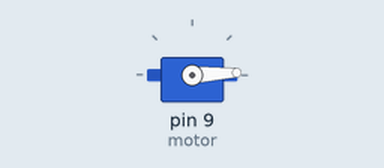
Bench run of a sketch on a simulated Arduino Nano, built with avr-gcc and run on an emulated ATmega328P. Shown: servo.

Above: at 0.05 s.
At 1.3 s:
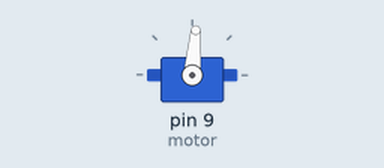
At 2.6 s:
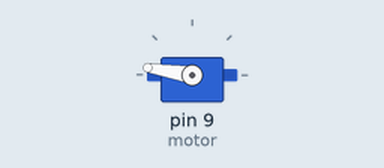
At 5.2 s:
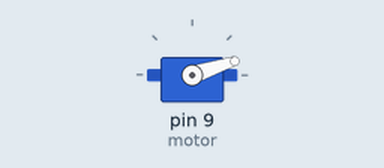
Timing chart, 0 to 7.1 s (numbered marks = the images above):
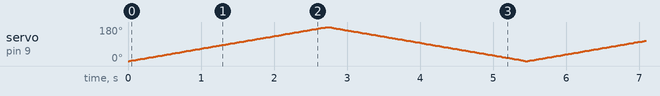

The sketch:

servo-helicopter.ino
```cpp
// ============================================
// INSTALACION (ejecutar en terminal antes de subir)
// ============================================
//
// --- Mac ---
// arduino-cli compile --fqbn arduino:avr:nano ./servo-helicopter
// arduino-cli upload --fqbn arduino:avr:nano --port /dev/cu.usbserial-110 ./servo-helicopter
//
// --- Linux ---
// arduino-cli compile --fqbn arduino:avr:nano ./servo-helicopter
// arduino-cli upload --fqbn arduino:avr:nano --port /dev/ttyUSB0 ./servo-helicopter
//
// --- Windows ---
// arduino-cli compile --fqbn arduino:avr:nano .\servo-helicopter
// arduino-cli upload --fqbn arduino:avr:nano --port COM3 .\servo-helicopter
// ============================================

#include <Servo.h>

Servo motor;

void setup() {
  motor.attach(9);
}

void loop() {
  for (int angle = 0; angle <= 180; angle++) {
    motor.write(angle);
    delay(15);
  }

  for (int angle = 180; angle >= 0; angle--) {
    motor.write(angle);
    delay(15);
  }
}
```
